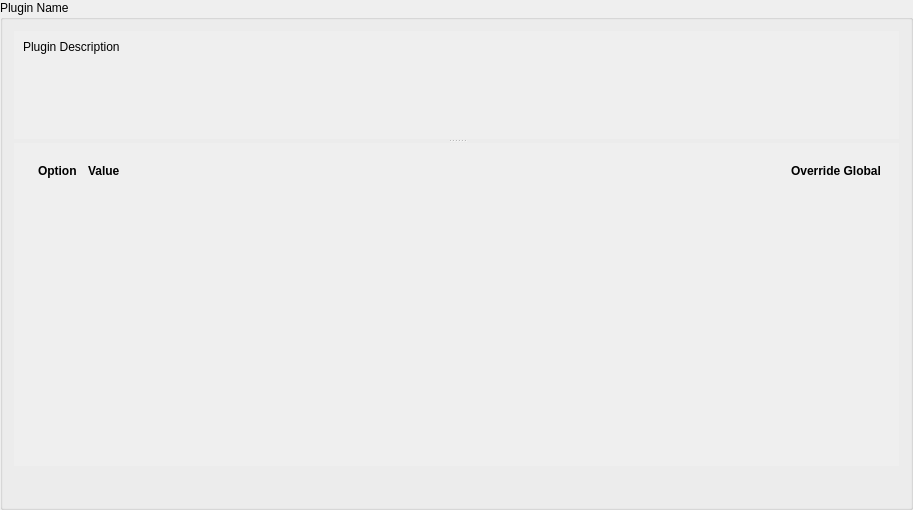
<?xml version="1.0" encoding="UTF-8"?>
<ui version="4.0">
 <class>PluginOptions</class>
 <widget class="QGroupBox" name="PluginOptions">
  <property name="geometry">
   <rect>
    <x>0</x>
    <y>0</y>
    <width>913</width>
    <height>510</height>
   </rect>
  </property>
  <property name="windowTitle">
   <string notr="true"/>
  </property>
  <property name="title">
   <string notr="true">Plugin Name</string>
  </property>
  <layout class="QVBoxLayout" name="verticalLayout_4">
   <item>
    <widget class="QSplitter" name="splitter">
     <property name="orientation">
      <enum>Qt::Vertical</enum>
     </property>
     <property name="childrenCollapsible">
      <bool>false</bool>
     </property>
     <widget class="QScrollArea" name="plugin_description_area">
      <property name="frameShape">
       <enum>QFrame::NoFrame</enum>
      </property>
      <property name="horizontalScrollBarPolicy">
       <enum>Qt::ScrollBarAlwaysOff</enum>
      </property>
      <property name="widgetResizable">
       <bool>true</bool>
      </property>
      <widget class="QWidget" name="scrollAreaWidgetContents">
       <property name="geometry">
        <rect>
         <x>0</x>
         <y>0</y>
         <width>887</width>
         <height>97</height>
        </rect>
       </property>
       <layout class="QVBoxLayout" name="verticalLayout">
        <item>
         <widget class="QLabel" name="plugin_description_label">
          <property name="text">
           <string>Plugin Description</string>
          </property>
          <property name="alignment">
           <set>Qt::AlignLeading|Qt::AlignLeft|Qt::AlignTop</set>
          </property>
          <property name="wordWrap">
           <bool>true</bool>
          </property>
          <property name="textInteractionFlags">
           <set>Qt::LinksAccessibleByMouse|Qt::TextSelectableByKeyboard|Qt::TextSelectableByMouse</set>
          </property>
         </widget>
        </item>
       </layout>
      </widget>
     </widget>
     <widget class="QScrollArea" name="plugin_options_area">
      <property name="frameShape">
       <enum>QFrame::NoFrame</enum>
      </property>
      <property name="widgetResizable">
       <bool>true</bool>
      </property>
      <widget class="QWidget" name="scrollAreaWidgetContents_3">
       <property name="geometry">
        <rect>
         <x>0</x>
         <y>0</y>
         <width>887</width>
         <height>334</height>
        </rect>
       </property>
       <layout class="QVBoxLayout" name="verticalLayout_3">
        <item>
         <layout class="QVBoxLayout" name="verticalLayout_2">
          <item>
           <widget class="QWidget" name="grid" native="true">
            <property name="sizePolicy">
             <sizepolicy hsizetype="Preferred" vsizetype="Maximum">
              <horstretch>0</horstretch>
              <verstretch>0</verstretch>
             </sizepolicy>
            </property>
            <layout class="QGridLayout" name="gridLayout_2" columnstretch="0,0,0,0,0">
             <item row="0" column="2">
              <widget class="QLabel" name="value_label">
               <property name="font">
                <font>
                 <weight>75</weight>
                 <bold>true</bold>
                </font>
               </property>
               <property name="text">
                <string>Value</string>
               </property>
               <property name="margin">
                <number>10</number>
               </property>
               <property name="indent">
                <number>5</number>
               </property>
              </widget>
             </item>
             <item row="0" column="3">
              <spacer name="horizontalSpacer_2">
               <property name="orientation">
                <enum>Qt::Horizontal</enum>
               </property>
               <property name="sizeHint" stdset="0">
                <size>
                 <width>40</width>
                 <height>20</height>
                </size>
               </property>
              </spacer>
             </item>
             <item row="0" column="0">
              <widget class="QWidget" name="empty" native="true"/>
             </item>
             <item row="0" column="1">
              <widget class="QLabel" name="option_label">
               <property name="font">
                <font>
                 <weight>75</weight>
                 <bold>true</bold>
                </font>
               </property>
               <property name="text">
                <string>Option</string>
               </property>
               <property name="margin">
                <number>10</number>
               </property>
              </widget>
             </item>
             <item row="0" column="4">
              <widget class="QLabel" name="override_label">
               <property name="font">
                <font>
                 <weight>75</weight>
                 <bold>true</bold>
                </font>
               </property>
               <property name="text">
                <string>Override Global</string>
               </property>
               <property name="margin">
                <number>10</number>
               </property>
               <property name="indent">
                <number>5</number>
               </property>
              </widget>
             </item>
            </layout>
           </widget>
          </item>
          <item>
           <spacer name="verticalSpacer">
            <property name="orientation">
             <enum>Qt::Vertical</enum>
            </property>
            <property name="sizeHint" stdset="0">
             <size>
              <width>20</width>
              <height>40</height>
             </size>
            </property>
           </spacer>
          </item>
         </layout>
        </item>
       </layout>
      </widget>
     </widget>
    </widget>
   </item>
   <item>
    <layout class="QGridLayout" name="buttons_grid">
     <property name="topMargin">
      <number>10</number>
     </property>
     <item row="0" column="0">
      <spacer name="horizontalSpacer">
       <property name="orientation">
        <enum>Qt::Horizontal</enum>
       </property>
       <property name="sizeHint" stdset="0">
        <size>
         <width>40</width>
         <height>20</height>
        </size>
       </property>
      </spacer>
     </item>
    </layout>
   </item>
  </layout>
 </widget>
 <resources/>
 <connections/>
</ui>
